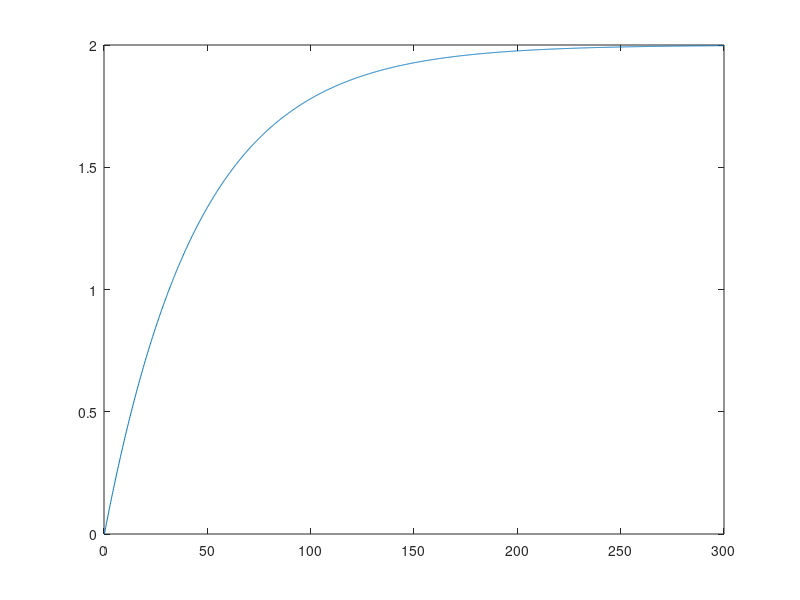

MATLAB code for this plot:

A1 = pi/4;
A2 = pi/400;
ro = 1000;
g = 9.8;
k1 = -(A2*sqrt(2*g))/A1;
k2 = 1/(ro*A1);
Q_estrella = 34.77;
omega = (g*ro*A2^2)/(A1*Q_estrella);
csys = tf(k2,[1,omega]); % función de transferencia en continuo
ts = 0.2;
dsys=c2d(csys,ts,'z'); % sistema discreto
[num,den]=tfdata(dsys,'v');
disp(csys);
disp(dsys)

tiempo_total = 300;
its = tiempo_total/ts;

y = zeros(1,its);
t = zeros(1,its);
y(1) = 0; %altura inicial
u = Q_estrella;

for i=2:1:its
    y(i)=-den(2)*y(i-1)+num(2)*u;
    t(i) = ts*i;
end

plot(t, y);
